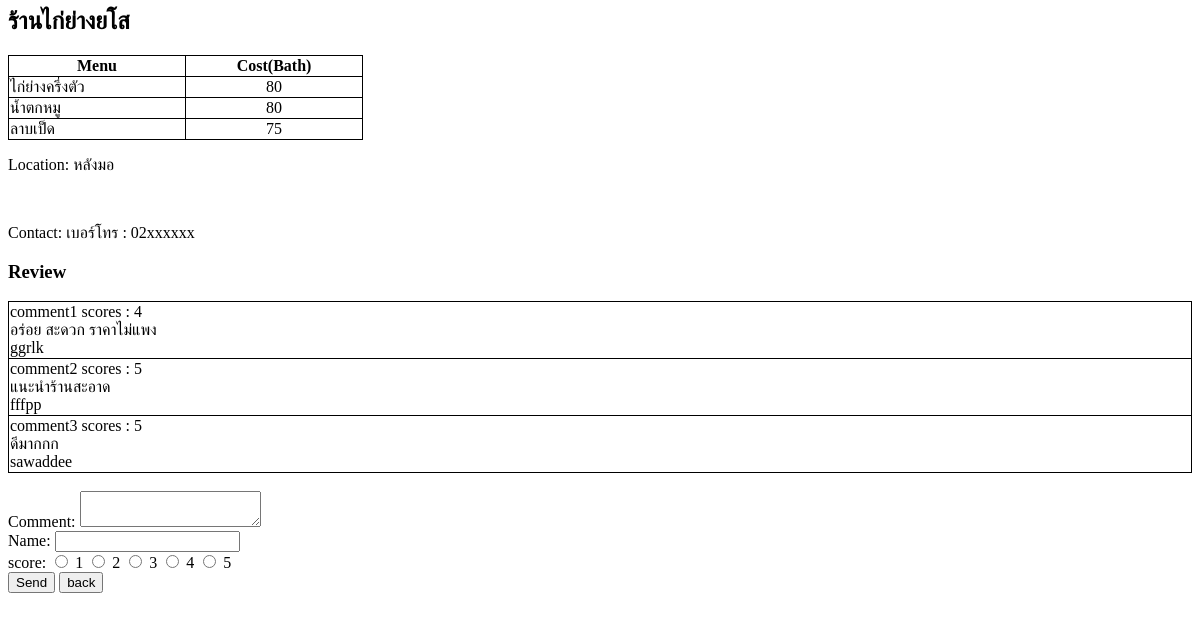
The app's page /foods/1/detail/, older data.
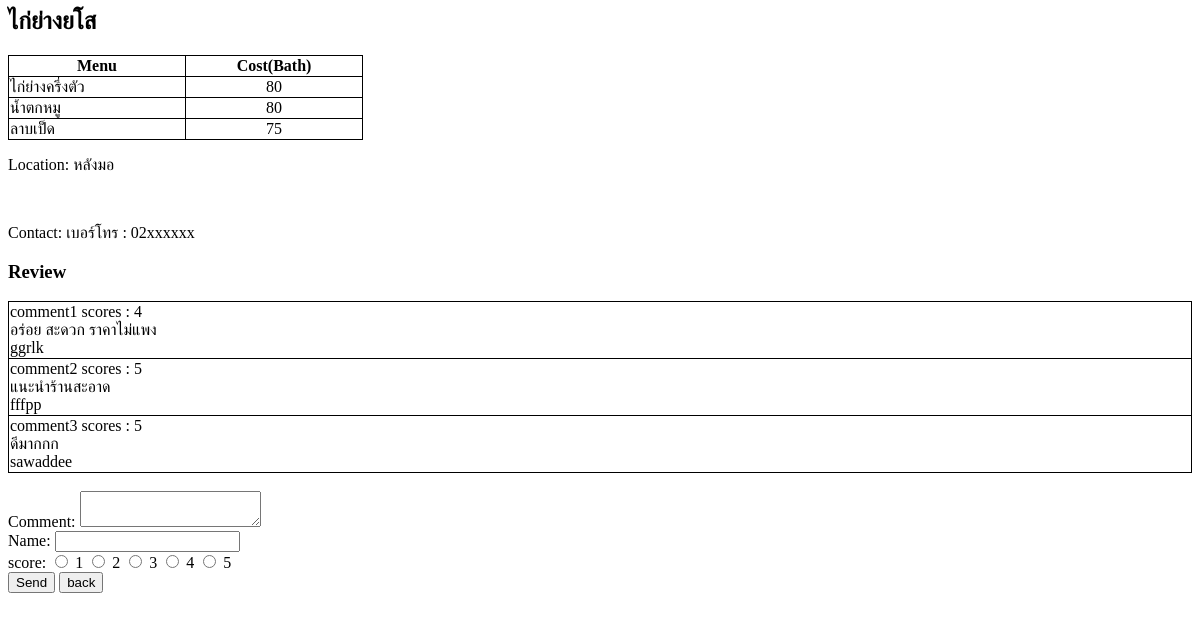
The same page, newer data.
### foods/models.py (models this page shows, shortened)
class Restaurant(models.Model):
    restaurant_text = models.CharField(max_length=200)
    category = models.ForeignKey(Category, on_delete=models.CASCADE, null=True)
    location = models.TextField(null=True)
    contact = models.TextField(null=True)
    average_scores = models.IntegerField(default=0)
    average_cost = models.IntegerField(default=0)

### foods/views.py (the view)
# urls.py: path('<int:restaurant_id>/detail/', views.detail, name='detail'),
def detail(request,restaurant_id):
    restaurant = get_object_or_404(Restaurant,pk=restaurant_id)
    return render(request,'foods/detail.html',{'restaurant':restaurant,'range': range(0,5),})

### foods/templates/foods/detail.html (shortened to what this page needs)
<h2>{{restaurant.restaurant_text}}</h2>
<table width="30%">
     <tr>
         <th>Menu</th>
         <th>Cost(Bath)</th>
     </tr>
{% for menu in restaurant.menu_set.all %}
    <tr><td>{{menu.menu_text}}</td><td><center>{{menu.cost}}</center></td></tr>
{% endfor %}
</table>
<p>Location: {{restaurant.location}}</p><br>
<p>Contact: {{restaurant.contact}}</p>
<h3>Review</h3>
<table width="100%">
{% for review in restaurant.review_set.all %}
     <tr><td>comment{{ forloop.counter }} scores : {{review.scores}}<br>{{review.review_text}}<br>{{review.username}}</td></tr>
{% endfor %}
</table><br>
<form action="{% url 'review' restaurant.id%}" method="post" >
Comment:
<textarea name=review></textarea><br>
Name: <input type="text" name="username"><br>
score:
{% for i in range %}
     <input type="radio" name="score" id="score{{ forloop.counter }}" value="{{ forloop.counter }}">
     <label for="score{{ forloop.counter }}">{{ forloop.counter }}</label>
{% endfor %}
<br>
<input type="submit" value="Send">
<input type="submit" formaction="{% url 'index'%}" value="back">
</form>

Row changes from the older to the newer data that the page shows:
changed Restaurant "หลังมอ": restaurant_text "ร้านไก่ย่างยโส" → "ไก่ย่างยโส"
